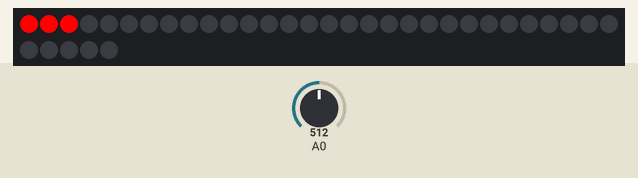
This sketch was run on a simulated Arduino Uno, built with avr-gcc and run on an emulated ATmega328P. On the bench: 35 RGB LEDs in strip order, left to right, continuing on the next row. Inputs (shaded band) come from the test bench; at power-on: A0 = 512.

Above: at 1.2 s.
1.3 s: A0 set to 716
At 1.7 s:
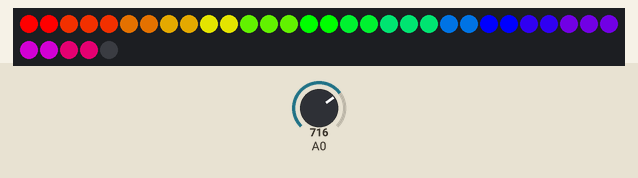
At 5.72 s:
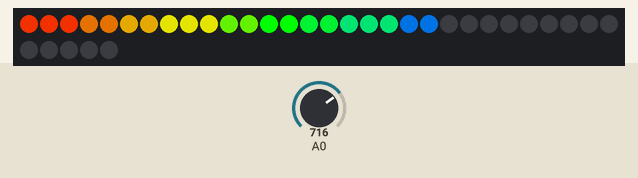
6.9 s: A0 set to 900
At 9.74 s:
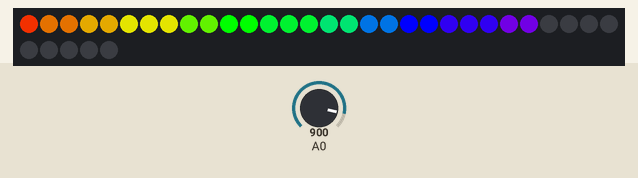
Timing chart, 0 to 11.2 s (numbered marks = the images above; inputs shaded):
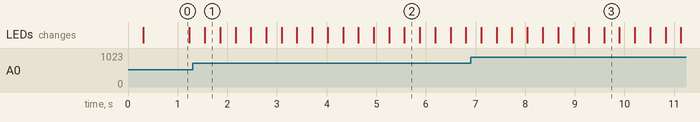

Measured:
- after the input at 1.3 s, the LEDs: change after 0.25 s (image 1)
- after the input at 6.9 s, the LEDs: first change after 0.22 s (image 3 shows a later state)

The sketch:

main.ino
```cpp
// Import das bibliotecas necessárias para o funcionamento
#include "FastLED.h"
#include "arduinoFFT.h"

#define NUM_LEDS 35 // Número de LEDs na fita que está conectada ao Arduino
#define DATA_PIN 5  // PIN na qual a conexão DATA da fita está conectada ao Arduino

// Informações base para a captura dos dados e execução do FFT.
#define SAMPLES 128             //Must be a power of 2
#define SAMPLING_FREQUENCY 1000 //Hz, must be less than 10000 due to ADC

arduinoFFT FFT = arduinoFFT();
CRGB leds[NUM_LEDS];


float scale = 256.0;
int huesPerPixel = 255 / NUM_LEDS;
CRGBPalette16 gPalette;
uint8_t gHue = 0;

const int bandCount = 16; // Número de bandas de frequencia a serem analizadas
float fftLevels[bandCount];
float level;
int shown;

double vReal[SAMPLES];
double vImag[SAMPLES];
unsigned long sampling_period_us;
unsigned long microseconds;

void setup() {
  Serial.begin(9600);
  pinMode(A0, INPUT);

  gPalette = RainbowColors_p;
  sampling_period_us = round(1000000*(1.0/SAMPLING_FREQUENCY));

  FastLED.addLeds<UCS1903, DATA_PIN, BRG>(leds, NUM_LEDS);
}

void loop() {
    spectrumBar();

    EVERY_N_MILLISECONDS(20) { gHue++; }
}

void spectrumBar() {

	// Captura os dados de frequência do som capturado pelo microfone
    for(int i=0; i<SAMPLES; i++)
    {
        microseconds = micros();    //Overflows after around 70 minutes!

        vReal[i] = analogRead(A0);
        vImag[i] = 0;

        while(micros() < (microseconds + sampling_period_us)){
        }
    }

    /*FFT*/
    FFT.Windowing(vReal, SAMPLES, FFT_WIN_TYP_HAMMING, FFT_FORWARD);
    FFT.Compute(vReal, vImag, SAMPLES, FFT_FORWARD);
    FFT.ComplexToMagnitude(vReal, vImag, SAMPLES);
    //double peak = FFT.MajorPeak(vReal, SAMPLES, SAMPLING_FREQUENCY);

	// Reseta o LED
    fill_solid(leds, NUM_LEDS, CRGB::Black);
    FastLED.show();

	// Isso deve ter alguma explicação...
    double maxFreq = vReal[2];

    for(int i=2; i<(SAMPLES/2); i++)
    {
      if (vReal[i] > maxFreq)
      {
        maxFreq = vReal[i];
      }
    }

	// Mapeia o valor da frequência entre 1 e o numero de LEDs
    int val = map(maxFreq, 0, 1000, 1, NUM_LEDS); //maxFreq * scale;
    // Serial.println(val, 1);

    if (val >= NUM_LEDS)
		val = NUM_LEDS - 1;

    if (val >= shown) {
        shown = val;
    }
    else {
        if (shown > 0) shown = shown - 1;
        val = shown;
    }

    for (int i = 0; i < shown; i++) {
        leds[i] = ColorFromPalette(gPalette, i * huesPerPixel + gHue, 255, NOBLEND);
    }

    FastLED.show();

}
```
